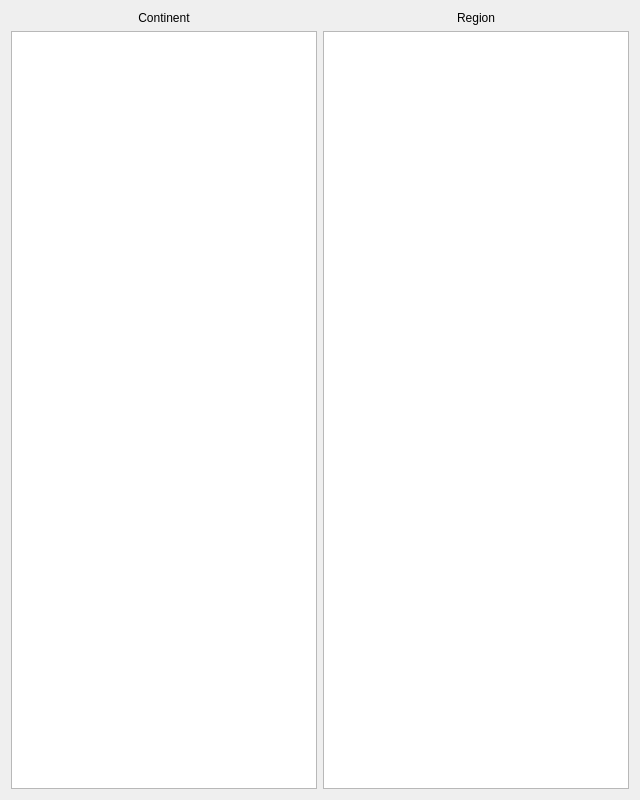
<?xml version="1.0" encoding="UTF-8"?>
<ui version="4.0">
 <class>qtTimeZoneSelectWidget</class>
 <widget class="QWidget" name="qtTimeZoneSelectWidget">
  <property name="geometry">
   <rect>
    <x>0</x>
    <y>0</y>
    <width>640</width>
    <height>800</height>
   </rect>
  </property>
  <property name="windowTitle">
   <string>Form</string>
  </property>
  <layout class="QVBoxLayout" name="verticalLayout_3">
   <item>
    <layout class="QHBoxLayout" name="horizontalLayout">
     <item>
      <layout class="QVBoxLayout" name="verticalLayout">
       <item>
        <widget class="QLabel" name="label">
         <property name="text">
          <string>Continent</string>
         </property>
         <property name="alignment">
          <set>Qt::AlignCenter</set>
         </property>
        </widget>
       </item>
       <item>
        <widget class="QTableView" name="ContinentView">
         <property name="alternatingRowColors">
          <bool>true</bool>
         </property>
         <attribute name="horizontalHeaderStretchLastSection">
          <bool>true</bool>
         </attribute>
         <attribute name="verticalHeaderVisible">
          <bool>false</bool>
         </attribute>
        </widget>
       </item>
      </layout>
     </item>
     <item>
      <layout class="QVBoxLayout" name="verticalLayout_2">
       <item>
        <widget class="QLabel" name="label_2">
         <property name="text">
          <string>Region</string>
         </property>
         <property name="alignment">
          <set>Qt::AlignCenter</set>
         </property>
        </widget>
       </item>
       <item>
        <widget class="QTableView" name="RegionView">
         <property name="alternatingRowColors">
          <bool>true</bool>
         </property>
         <property name="selectionMode">
          <enum>QAbstractItemView::SingleSelection</enum>
         </property>
         <property name="selectionBehavior">
          <enum>QAbstractItemView::SelectRows</enum>
         </property>
         <property name="sortingEnabled">
          <bool>true</bool>
         </property>
         <attribute name="horizontalHeaderStretchLastSection">
          <bool>true</bool>
         </attribute>
         <attribute name="verticalHeaderVisible">
          <bool>false</bool>
         </attribute>
        </widget>
       </item>
      </layout>
     </item>
    </layout>
   </item>
  </layout>
 </widget>
 <resources/>
 <connections/>
</ui>
